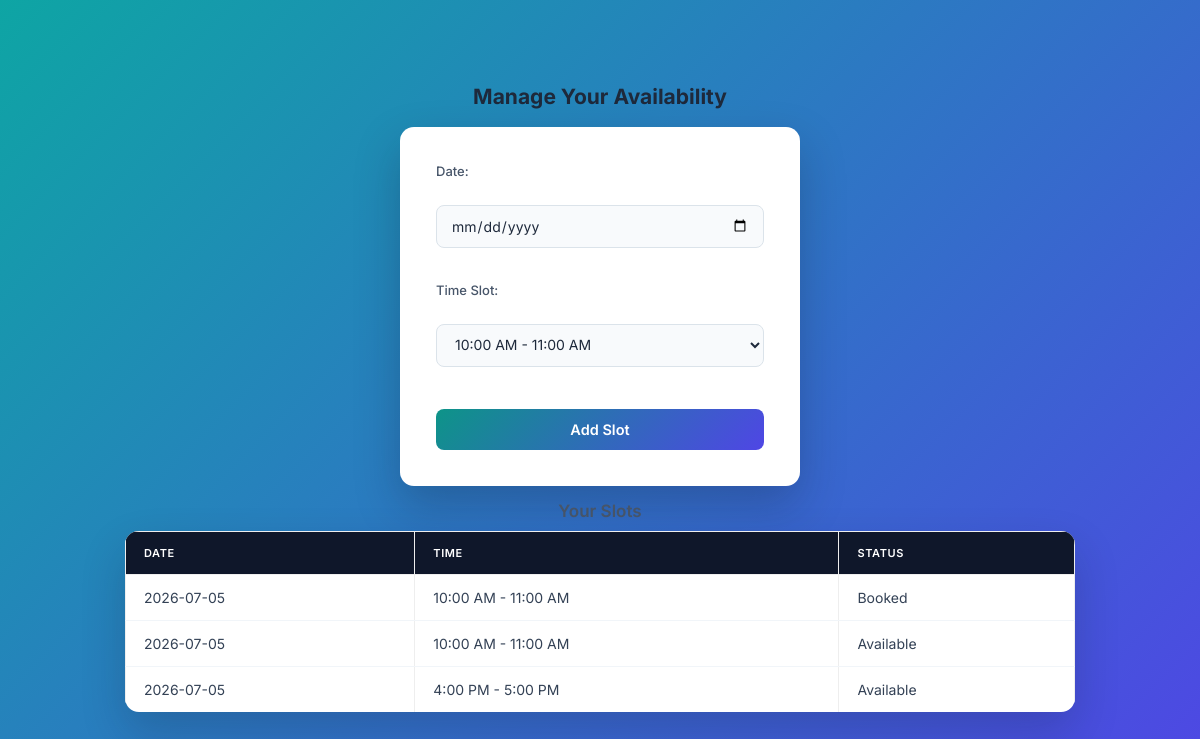
Page /doctor/availability (signed in) on the committed database.
### tables this page shows
CREATE TABLE availability (
        id INTEGER PRIMARY KEY AUTOINCREMENT,
        doctor_id INTEGER,
        date TEXT,
        time_slot TEXT,
        is_booked INTEGER DEFAULT 0,
        FOREIGN KEY (doctor_id) REFERENCES doctors(id)
    );

### app.py (the view)
@app.route('/doctor/availability', methods=['GET', 'POST'])
def doctor_availability():
    if 'user_id' not in session or session['role'] != 'doctor':
        return redirect(url_for('login'))
    conn = get_db()
    doctor = conn.execute('SELECT * FROM doctors WHERE user_id = ?', (session['user_id'],)).fetchone()
    if not doctor:
        conn.close()
        return redirect(url_for('doctor_profile'))
    if request.method == 'POST':
        date = request.form['date']
        time_slot = request.form['time_slot']
        conn.execute('INSERT INTO availability (doctor_id, date, time_slot, is_booked) VALUES (?, ?, ?, 0)', (doctor['id'], date, time_slot))
        conn.commit()
    slots = conn.execute('SELECT * FROM availability WHERE doctor_id = ? ORDER BY date, time_slot', (doctor['id'],)).fetchall()
    conn.close()
    return render_template('doctor_availability.html', slots=slots)

### app.py (called while the page is built)
def get_db():
    conn = sqlite3.connect('appointments.db')
    conn.row_factory = sqlite3.Row
    return conn

### templates/doctor_availability.html (shortened to what this page needs)
<!DOCTYPE html>
<html lang="en">
<head>
    <link rel="stylesheet" href="{{ url_for('static', filename='style.css') }}">
</head>
<body>
    <h2>Manage Your Availability</h2>
    <form method="POST">
        <label>Date:</label><br>
        <input type="date" name="date" required><br><br>
        <label>Time Slot:</label><br>
        <select name="time_slot" required>
            <option value="10:00 AM - 11:00 AM">10:00 AM - 11:00 AM</option>
        </select><br><br>
        <button type="submit">Add Slot</button>
    </form>
    <h3>Your Slots</h3>
    <table border="1" cellpadding="8">
        <tr>
            <th>Date</th>
            <th>Time</th>
            <th>Status</th>
        </tr>
        {% for slot in slots %}
        <tr>
            <td>{{ slot['date'] }}</td>
            <td>{{ slot['time_slot'] }}</td>
            <td>{{ 'Booked' if slot['is_booked'] else 'Available' }}</td>
        </tr>
        {% endfor %}
    </table>
</body>
</html>

### static/style.css (style rules this page uses)
* { box-sizing: border-box; margin: 0; padding: 0; }
html, body { height: 100%; }
body { font-family: 'Inter', sans-serif; background: linear-gradient(135deg, #0ea5a4, #4f46e5); min-height: 100vh; display: flex; flex-direction: column; align-items: center; justify-content: center; padding: 40px 20px; color: #1e293b; }
h2 { font-size: 21px; font-weight: 700; color: #1e293b; margin: 20px 0 18px 0; }
h3 { font-size: 17px; font-weight: 600; color: #475569; margin: 15px 0 10px 0; }
form { background: #ffffff; border: none; border-radius: 14px; padding: 36px; width: 100%; max-width: 400px; box-shadow: 0 20px 45px rgba(15, 23, 42, 0.25); }
label { font-weight: 500; font-size: 13px; color: #475569; display: block; margin-bottom: 6px; margin-top: 14px; }
label:first-of-type { margin-top: 0; }
input, select { padding: 11px 14px; border: 1.5px solid #dbe3ea; border-radius: 8px; width: 100%; font-size: 14px; font-family: 'Inter', sans-serif; background: #f8fafc; color: #1e293b; transition: border-color 0.15s, box-shadow 0.15s; }
button { background: linear-gradient(135deg, #0d9488, #4f46e5); color: white; padding: 12px 20px; border: none; border-radius: 8px; cursor: pointer; font-size: 14.5px; font-weight: 600; font-family: 'Inter', sans-serif; width: 100%; margin-top: 22px; transition: opacity 0.15s; }
table { border-collapse: collapse; width: 100%; max-width: 950px; background: #ffffff; border: none; border-radius: 14px; overflow: hidden; margin-bottom: 25px; box-shadow: 0 20px 45px rgba(15, 23, 42, 0.2); }
th, td { padding: 14px 18px; text-align: left; font-size: 14px; }
th { background: #0f172a; color: #ffffff; text-transform: uppercase; font-size: 11px; letter-spacing: 0.6px; font-weight: 600; }
td { border-bottom: 1px solid #f1f5f9; color: #334155; }
tr:last-child td { border-bottom: none; }

### rows in the picture
availability: date "2026-07-05", time_slot "10:00 AM - 11:00 AM", is_booked "Booked"
availability: date "2026-07-05", time_slot "10:00 AM - 11:00 AM", is_booked "Available"
availability: date "2026-07-05", time_slot "4:00 PM - 5:00 PM", is_booked "Available"
